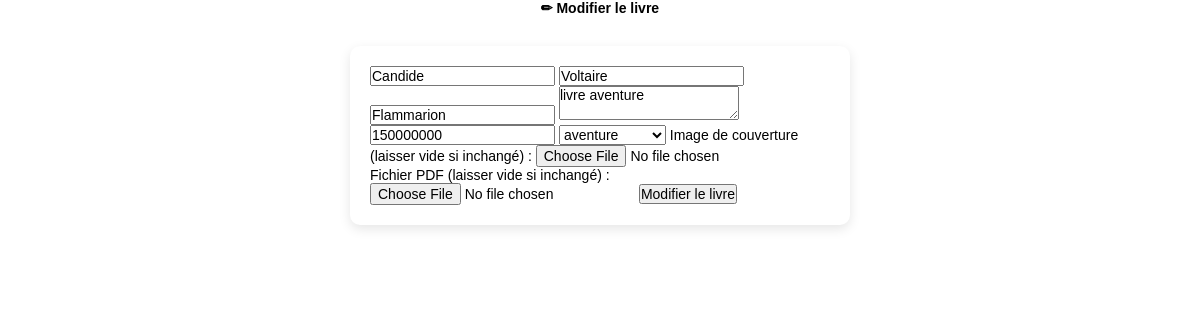
Screenshot of /biblio/edit.php?id=1 (signed in) with the database file from the repository.
### tables this page shows
CREATE TABLE `livre` (
  `id` int(11) NOT NULL,
  `titre` varchar(100) DEFAULT NULL,
  `auteur` varchar(100) DEFAULT NULL,
  `description` text DEFAULT NULL,
  `maison_edition` varchar(100) DEFAULT NULL,
  `nombre_exemplair` int(11) DEFAULT NULL,
  `cathegorie_id` int(11) DEFAULT NULL,
  `image` varchar(255) DEFAULT NULL,
  `fichier_pdf` varchar(255) DEFAULT NULL
);

### biblio/edit.php (the view, shortened to what this page needs)
<?php
include "connexion.php";
$id = (int)$_GET['id'];
$res = mysqli_query($conn, "SELECT * FROM livre WHERE id=$id");
$livre = mysqli_fetch_assoc($res);
$catRes = mysqli_query($conn, "SELECT * FROM cathegorie ORDER BY nom");
?>
<!DOCTYPE html>
<html lang="fr">
<head>
<link rel="stylesheet" href="biblio1.css">
</head>
<body>
<h2 style="text-align:center;">✏ Modifier le livre</h2>
<form method="post" enctype="multipart/form-data" style="max-width:500px;margin:30px auto;padding:20px;background:white;border-radius:10px;box-shadow:0 4px 12px rgba(0,0,0,0.1);">
    <input type="text" name="titre" value="<?= htmlspecialchars($livre['titre']) ?>" required>
    <input type="text" name="auteur" value="<?= htmlspecialchars($livre['auteur']) ?>" required>
    <input type="text" name="maison_edition" value="<?= htmlspecialchars($livre['maison_edition']) ?>">
    <textarea name="description"><?= htmlspecialchars($livre['description']) ?></textarea>
    <input type="number" name="nombre_exemplair" value="<?= $livre['nombre_exemplair'] ?>" min="1" required>
    <select name="cathegorie_id" required>
        <?php while($cat = mysqli_fetch_assoc($catRes)) {
            $selected = $cat['id']==$livre['cathegorie_id'] ? 'selected' : '';
            echo "<option value='".$cat['id']."' $selected>".htmlspecialchars($cat['nom'])."</option>";
        } ?>
    </select>
    <label>Image de couverture (laisser vide si inchangé) :</label>
    <input type="file" name="image" accept="image/*">
    <label>Fichier PDF (laisser vide si inchangé) :</label>
    <input type="file" name="pdf" accept="application/pdf">
    <button type="submit">Modifier le livre</button>
</form>
</body>
</html>

### biblio/biblio1.css (style rules this page uses)
* { font-size: 14px; font-family: Verdana, Tahoma, sans-serif; box-sizing: border-box; padding: 0px; margin: 0px; font-style: normal; }

### rows the page displays
livre: titre "Candide", auteur "Voltaire", maison_edition "Flammarion", description "livre aventure", nombre_exemplair "150000000"

### other values shown
form field cathegorie_id "aventure"
